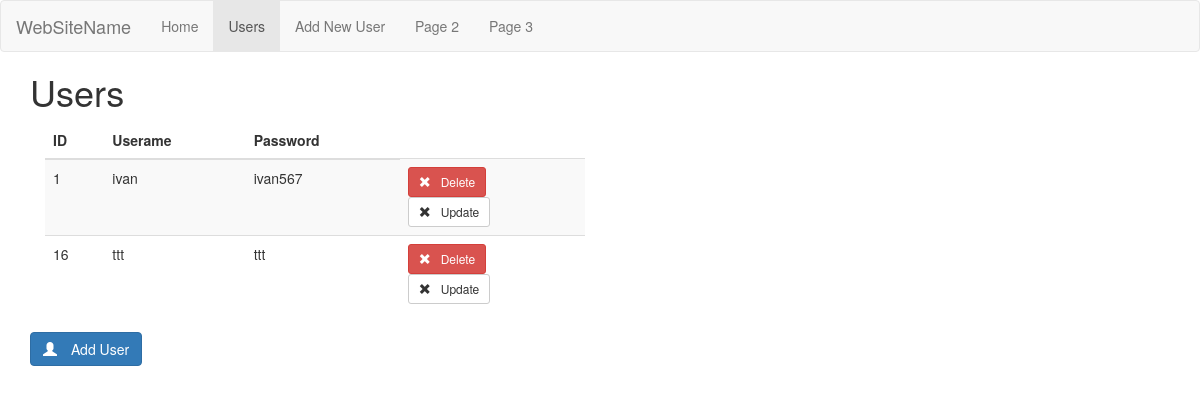
/users, run on an earlier commit of the app's database.
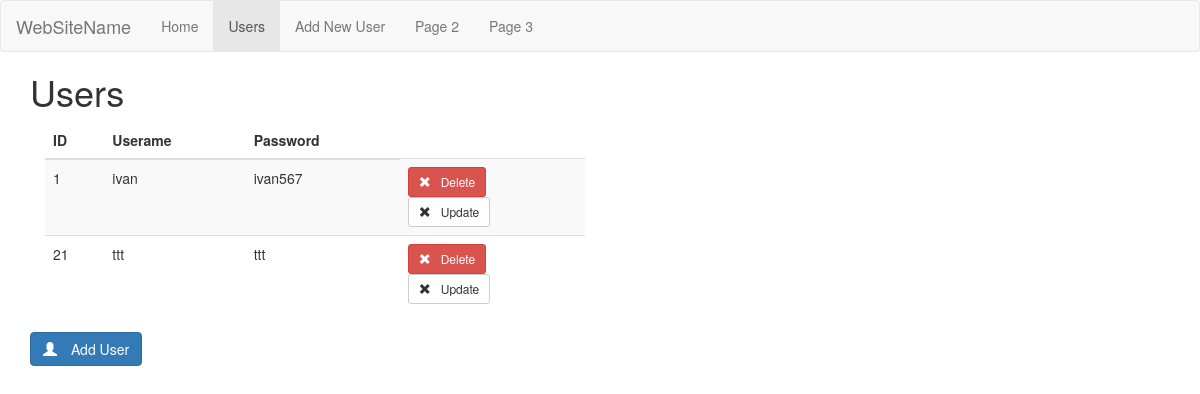
And on a later commit of the database.
### tables this page shows
CREATE TABLE user (
  id INTEGER PRIMARY KEY AUTOINCREMENT,
  username TEXT UNIQUE NOT NULL,
  password TEXT NOT NULL
);

### server.py (the view)
@app.route('/users')
def users():
    g.active_url = '/users'
    db = get_db()
    users = get_all_users()
    print_users(users)
    return render_template('user/users.html', users=users)

### server.py (called while the page is built)
def get_db():
    if 'db' not in g:
        g.db = sqlite3.connect(DATABASE, detect_types=sqlite3.PARSE_DECLTYPES)
        g.db.row_factory = sqlite3.Row
    return g.db

def get_all_users():
    users = g.db.execute('SELECT * FROM user').fetchall()
    return users

def print_users(user_list):
    for user in user_list:
        print('ID: ', user['id'], ', username: ', user['username'], ', password: ', user['password'])

### templates/user/users.html
{% extends 'base.html' %}
{% block header %}
    <h1 class="container">{% block title %}Users{% endblock %}</h1>
{% endblock %}
{% block content %}
<section class="user col-sm-6">
    <table class="table table-striped">
        <thead>
        <tr>
            <th>ID</th>
            <th>Userame</th>
            <th>Password</th>
        </tr>
        </thead>
        <tbody>
            {% for user in users %}
            <tr>
                <td>{{ user['id'] }}</td>
                <td>{{ user['username'] }}</td>
                <td>{{ user['password'] }}</td>
                <td>
                    <form action="{{ url_for('delete_user', id=user['id']) }}" method="POST">
                        <button class="btn btn-sm btn-danger" type="submit">
                            <span class="glyphicon glyphicon-remove" style="padding-right: 10px"></span>Delete
                        </button>
                    </form>
                     <form action="{{ url_for('edit_user', id=user['id']) }}" method="POST">
                        <button class="btn btn-sm btn-default" type="submit">
                            <span class="glyphicon glyphicon-remove" style="padding-right: 10px"></span>Update
                        </button>
                    </form>
                </td>
            </tr>
            {% endfor %}
        </tbody>
    </table>
    <div class="row">
        <a href="/users/add" class="btn btn-primary">
            <span class="glyphicon glyphicon-user" style="padding-right: 10px"></span> Add User
        </a>
    </div>
</section>
{% endblock %}

### templates/base.html (shortened to what this page needs)
<!doctype html>
<html>
<head>
    <link rel="stylesheet" href="/static/css/bootstrap.min.css"/>
    <link rel="stylesheet" href="/static/css/custom.css"/>
</head>
<body>
<nav class="navbar navbar-default">
    <div class="container-fluid">
        <div class="navbar-header">
            <a class="navbar-brand" href="#">WebSiteName</a>
        </div>
        <ul class="nav navbar-nav">
            <li {% if g.active_url=='/' %} class="active" {% endif %}>
                <a href="/">Home</a>
            </li>
            <li {% if g.active_url=='/users' %} class="active" {% endif %}>
                <a href="/users">Users</a>
            </li>
            <li {% if g.active_url=='/users/add' %} class="active" {% endif %}>
                <a href="/users/add">Add New User</a>
            </li>
            <li><a href="#">Page 2</a></li>
            <li><a href="#">Page 3</a></li>
        </ul>
    </div>
</nav>
<header>
    {% block header %}{% endblock %}
</header>
<section class="container">
    {% block content %}{% endblock %}
</section>
</body>
</html>

### static/css/custom.css (style rules this page uses)
nav.navbar { margin-bottom:0; }

What changed in the data, as far as the page shows it:
removed user: id "16", username "ttt", password "ttt"
added user: id "21", username "ttt", password "ttt"
